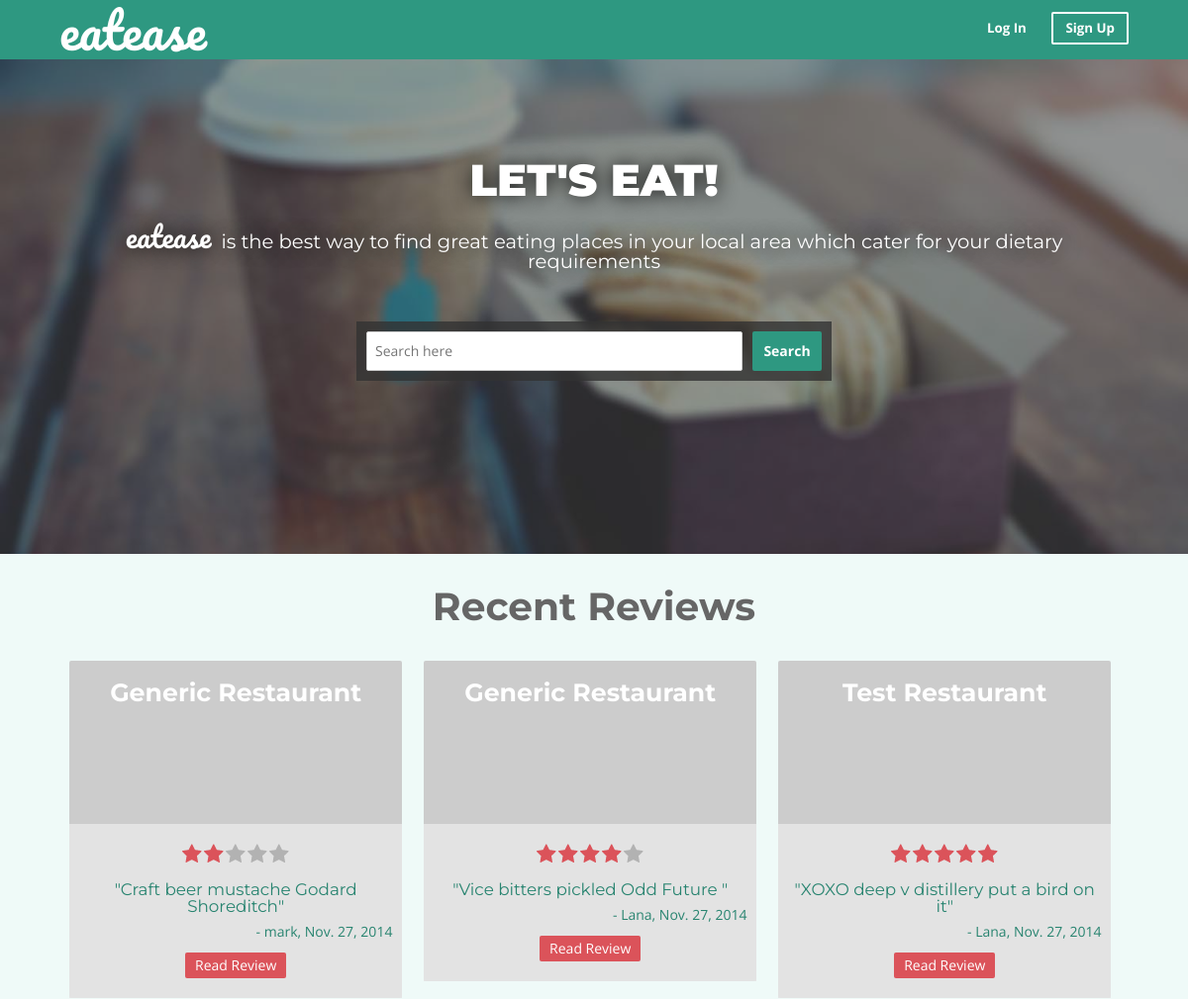
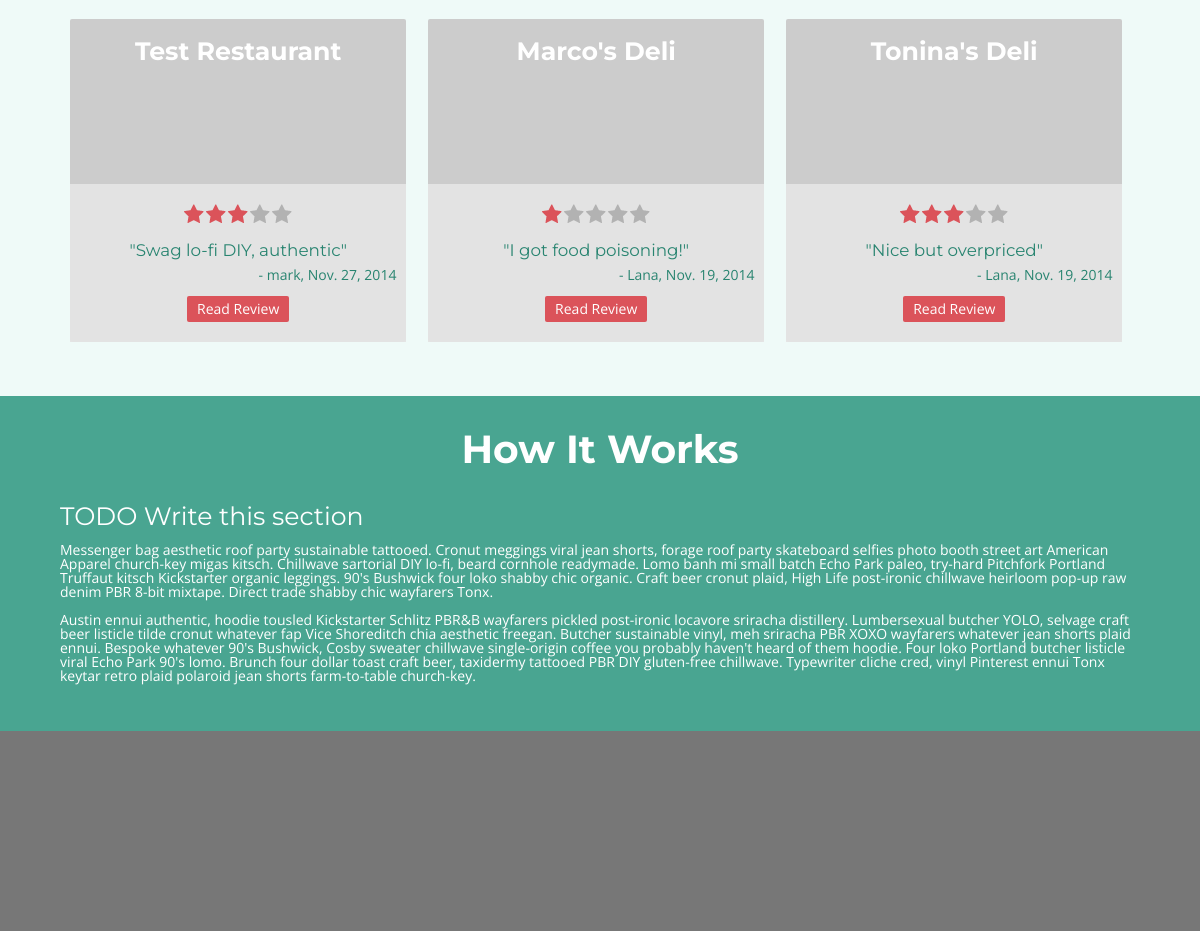
The page / on the database its author committed (2 pictures, top to bottom).
### main/models.py (models this page shows, shortened)
class Review(models.Model):
	restaurant     = models.ForeignKey(Restaurant)
	user           = models.ForeignKey(User)
	title          = models.CharField(max_length=256)
	date_added     = models.DateTimeField(auto_now_add=True)
	overall_text   = models.TextField(max_length=2056)
	overall_rating     = models.PositiveSmallIntegerField()
	nuts_rating        = models.PositiveSmallIntegerField(null=True,blank=True)
	gluten_rating      = models.PositiveSmallIntegerField(null=True,blank=True)
	vegetarian_rating  = models.PositiveSmallIntegerField(null=True,blank=True)
	vegan_rating       = models.PositiveSmallIntegerField(null=True,blank=True)
	dairy_rating       = models.PositiveSmallIntegerField(null=True,blank=True)

class Restaurant(models.Model):
	name         = models.CharField(max_length=64, unique=True)
	address      = models.CharField(max_length=128)
	postcode     = models.CharField(max_length=10)
	phone_number = models.CharField(max_length=14)
	lat			 = models.DecimalField(max_digits=13, decimal_places=10, default=0)
	lng 		 = models.DecimalField(max_digits=13, decimal_places=10, default=0)
	url          = models.URLField()
	def __str__(self):
		return self.name

### main/views.py (the view)
# urls.py: url(r'^$', views.index, name='index'),
def index(request):
	recent_reviews_1 = Review.objects.order_by('-date_added')[:3]
	recent_reviews_2 = Review.objects.order_by('-date_added')[3:6]
	for rev in recent_reviews_1:
			rev.date_added = rev.date_added.date()
			rev.star_class = getStars('big', 'red', rev.overall_rating)
	for rev in recent_reviews_2:
			rev.date_added = rev.date_added.date()
	return render(
		request,
		'main/index.html',
		{
			'recent_reviews_1': recent_reviews_1,
			'recent_reviews_2': recent_reviews_2,
		},
	)

### templates/main/index.html (shortened to what this page needs)
{% extends 'main/base.html' %}
{% block body_block %}
<div class='full-width'>
	<div class="darken">
		<div class="container">
			<h2>LET'S EAT!</h2>
			<h3><span class="ee-font">eatease</span> is the best way to find great eating places in your local area which cater for your dietary requirements</h3>
			<div class="search-container">
				<form action="/search/" method="POST" id="front-page-search" onsubmit="placeSearch();return false;">
					<input type="text" id='location' placeholder="Search here" name='location' />
					<button type="submit" id='front-page-submit'>Search</button>
				</form>
			</div>
		</div>
	</div>
</div>
<section class="front-page">
	<div class="container">
		<h2>Recent Reviews</h2>
		<div class="row">
		{% for review in recent_reviews_1 %}
			<div class="col-3" >
				<div class="feed-panel">
					<a href=""><h3>{{ review.restaurant }}</h3></a>
					<div>
						<span class="star-big-red-{{ review.overall_rating }}"></span>
						<h4>"{{ review.title }}"</h4>
						<p> - {{ review.user }}, {{ review.date_added }}</p>
						<button class="filled-red center">Read Review</button>
					</div>
				</div>
			</div>
		{% endfor %}
		</div>
		<div class="row">
		{% for review in recent_reviews_2 %}
			<div class="col-3" >
				<div class="feed-panel">
					<a href=""><h3>{{ review.restaurant }}</h3></a>
					<div>
						<span class="star-big-red-{{ review.overall_rating }}"></span>
						<h4>"{{ review.title }}"</h4>
						<p> - {{ review.user }}, {{ review.date_added }}</p>
						<button class="filled-red center">Read Review</button>
					</div>
				</div>
			</div>
		{% endfor %}
		</div>
	</div>
</section>
<section class="front-page" id='howItWorks'>
	<div class="container">
		<h2>How It Works</h2>
		<h3>TODO Write this section</h3>
		<br/>
		<p>Messenger bag aesthetic roof party sustainable tattooed. Cronut meggings viral jean shorts, forage roof party skateboard selfies photo booth street art American Apparel church-key migas kitsch. Chillwave sartorial DIY lo-fi, beard cornhole readymade. Lomo banh mi small batch Echo Park paleo, try-hard Pitchfork Portland Truffaut kitsch Kickstarter organic leggings. 90's Bushwick four loko shabby chic organic. Craft beer cronut plaid, High Life post-ironic chillwave heirloom pop-up raw denim PBR 8-bit mixtape. Direct trade shabby chic wayfarers Tonx.</p>
		<p>Austin ennui authentic, hoodie tousled Kickstarter Schlitz PBR&B wayfarers pickled post-ironic locavore sriracha distillery. Lumbersexual butcher YOLO, selvage craft beer listicle tilde cronut whatever fap Vice Shoreditch chia aesthetic freegan. Butcher sustainable vinyl, meh sriracha PBR XOXO wayfarers whatever jean shorts plaid ennui. Bespoke whatever 90's Bushwick, Cosby sweater chillwave single-origin coffee you probably haven't heard of them hoodie. Four loko Portland butcher listicle viral Echo Park 90's lomo. Brunch four dollar toast craft beer, taxidermy tattooed PBR DIY gluten-free chillwave. Typewriter cliche cred, vinyl Pinterest ennui Tonx keytar retro plaid polaroid jean shorts farm-to-table church-key.</p>
	</div>
</section>
{% endblock %}

### templates/main/base.html (shortened to what this page needs)
<!DOCTYPE html>
{% load static %}
<html>
<head>
	<link rel="stylesheet" type="text/css" href="{% static 'css/normalize.css' %}">
	<link rel="stylesheet" type="text/css" href="{% static 'css/main.css' %}">
</head>
<body>
<div class="body-container">
<header>
	<div class="container">
		<a href="{% url 'main.views.index' %}"><h1>eatease</h1></a>
		<nav>
			<ul>
				<a href="">
					<li>Log In</li>
				</a>
				<a href="{% url 'main.views.register' %}">
					<li class="signup">Sign Up</li>
				</a>
			</ul>
		</nav>
	</div>
</header>
<div class="filler"></div>
{% block body_block %}
{% endblock %}
</div>
<footer></footer>
</body>
</html>

### rows shown on the page
Review: restaurant "Generic Restaurant", title "Craft beer mustache Godard Shoreditch", user "mark", date_added "Nov. 27, 2014"
Review: restaurant "Generic Restaurant", title "Vice bitters pickled Odd Future", user "Lana", date_added "Nov. 27, 2014"
Review: restaurant "Test Restaurant", title "XOXO deep v distillery put a bird on it", user "Lana", date_added "Nov. 27, 2014"
Review: restaurant "Test Restaurant", title "Swag lo-fi DIY, authentic", user "mark", date_added "Nov. 27, 2014"
Review: restaurant "Marco's Deli", title "I got food poisoning!", user "Lana", date_added "Nov. 19, 2014"
Review: restaurant "Tonina's Deli", title "Nice but overpriced", user "Lana", date_added "Nov. 19, 2014"
